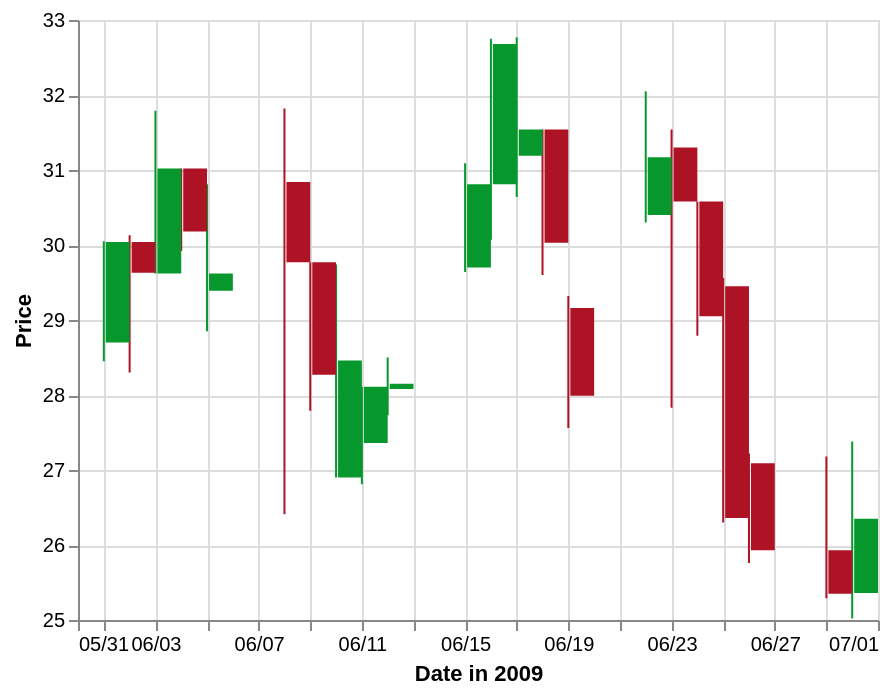

Write a Vega-Lite specification for this figure.
### Vega-Lite specification from a JSON file in a GitHub repository (floating-point values rounded to 4 significant figures)
{"config": {"view": {"height": 300, "width": 400}}, "layer": [{"encoding": {"y": {"scale": {"zero": false}, "field": "low", "type": "quantitative", "axis": {"title": "Price"}}, "x": {"scale": {"domain": [{"date": 31, "month": 5, "year": 2009}, {"date": 1, "month": 7, "year": 2009}]}, "timeUnit": "yearmonthdate", "field": "date", "type": "temporal", "axis": {"title": "Date in 2009", "format": "%m/%d"}}, "color": {"condition": {"test": "datum.open < datum.close", "value": "#06982d"}, "value": "#ae1325"}, "y2": {"field": "high", "type": "quantitative"}}, "data": {"values": [{"close": 30.04, "high": 30.05, "open": 28.7, "low": 28.45, "ret": -4.894, "date": "01-Jun-2009", "signal": "short"}, {"close": 29.63, "high": 30.13, "open": 30.04, "low": 28.3, "ret": -0.3226, "date": "02-Jun-2009", "signal": "short"}, {"close": 31.02, "high": 31.79, "open": 29.62, "low": 29.62, "ret": 3.687, "date": "03-Jun-2009", "signal": "short"}, {"close": 30.18, "high": 31.02, "open": 31.02, "low": 29.92, "ret": 4.51, "date": "04-Jun-2009", "signal": "short"}, {"close": 29.62, "high": 30.81, "open": 29.39, "low": 28.85, "ret": 6.084, "date": "05-Jun-2009", "signal": "short"}, {"close": 29.77, "high": 31.82, "open": 30.84, "low": 26.41, "ret": 1.254, "date": "08-Jun-2009", "signal": "short"}, {"close": 28.27, "high": 29.77, "open": 29.77, "low": 27.79, "ret": -5.024, "date": "09-Jun-2009", "signal": "short"}, {"close": 28.46, "high": 29.74, "open": 26.9, "low": 26.9, "ret": -5.466, "date": "10-Jun-2009", "signal": "short"}, {"close": 28.11, "high": 28.11, "open": 27.36, "low": 26.81, "ret": -8.374, "date": "11-Jun-2009", "signal": "short"}, {"close": 28.15, "high": 28.5, "open": 28.08, "low": 27.73, "ret": -5.528, "date": "12-Jun-2009", "signal": "short"}, {"close": 30.81, "high": 31.09, "open": 29.7, "low": 29.64, "ret": 3.492, "date": "15-Jun-2009", "signal": "long"}, {"close": 32.68, "high": 32.75, "open": 30.81, "low": 30.07, "ret": 0.155, "date": "16-Jun-2009", "signal": "short"}, {"close": 31.54, "high": 32.77, "open": 31.19, "low": 30.64, "ret": 5.828, "date": "17-Jun-2009", "signal": "short"}, {"close": 30.03, "high": 31.54, "open": 31.54, "low": 29.6, "ret": 8.176, "date": "18-Jun-2009", "signal": "short"}, {"close": 27.99, "high": 29.32, "open": 29.16, "low": 27.56, "ret": 8.599, "date": "19-Jun-2009", "signal": "short"}, {"close": 31.17, "high": 32.05, "open": 30.4, "low": 30.3, "ret": 15.49, "date": "22-Jun-2009", "signal": "short"}, {"close": 30.58, "high": 31.54, "open": 31.3, "low": 27.83, "ret": 11.74, "date": "23-Jun-2009", "signal": "short"}, {"close": 29.05, "high": 30.58, "open": 30.58, "low": 28.79, "ret": -10.42, "date": "24-Jun-2009", "signal": "long"}, {"close": 26.36, "high": 29.56, "open": 29.45, "low": 26.3, "ret": 0.0, "date": "25-Jun-2009", "signal": "long"}, {"close": 25.93, "high": 27.22, "open": 27.09, "low": 25.76, "ret": 0.0, "date": "26-Jun-2009", "signal": "long"}, {"close": 25.35, "high": 27.18, "open": 25.93, "low": 25.29, "ret": 5.263, "date": "29-Jun-2009", "signal": "long"}, {"close": 26.35, "high": 27.38, "open": 25.36, "low": 25.02, "ret": 6.738, "date": "30-Jun-2009", "signal": "long"}]}, "mark": "rule"}, {"encoding": {"y": {"field": "open", "type": "quantitative"}, "x": {"timeUnit": "yearmonthdate", "field": "date", "type": "temporal"}, "color": {"condition": {"test": "datum.open < datum.close", "value": "#06982d"}, "value": "#ae1325"}, "y2": {"field": "close", "type": "quantitative"}}, "data": {"values": [{"close": 30.04, "high": 30.05, "open": 28.7, "low": 28.45, "ret": -4.894, "date": "01-Jun-2009", "signal": "short"}, {"close": 29.63, "high": 30.13, "open": 30.04, "low": 28.3, "ret": -0.3226, "date": "02-Jun-2009", "signal": "short"}, {"close": 31.02, "high": 31.79, "open": 29.62, "low": 29.62, "ret": 3.687, "date": "03-Jun-2009", "signal": "short"}, {"close": 30.18, "high": 31.02, "open": 31.02, "low": 29.92, "ret": 4.51, "date": "04-Jun-2009", "signal": "short"}, {"close": 29.62, "high": 30.81, "open": 29.39, "low": 28.85, "ret": 6.084, "date": "05-Jun-2009", "signal": "short"}, {"close": 29.77, "high": 31.82, "open": 30.84, "low": 26.41, "ret": 1.254, "date": "08-Jun-2009", "signal": "short"}, {"close": 28.27, "high": 29.77, "open": 29.77, "low": 27.79, "ret": -5.024, "date": "09-Jun-2009", "signal": "short"}, {"close": 28.46, "high": 29.74, "open": 26.9, "low": 26.9, "ret": -5.466, "date": "10-Jun-2009", "signal": "short"}, {"close": 28.11, "high": 28.11, "open": 27.36, "low": 26.81, "ret": -8.374, "date": "11-Jun-2009", "signal": "short"}, {"close": 28.15, "high": 28.5, "open": 28.08, "low": 27.73, "ret": -5.528, "date": "12-Jun-2009", "signal": "short"}, {"close": 30.81, "high": 31.09, "open": 29.7, "low": 29.64, "ret": 3.492, "date": "15-Jun-2009", "signal": "long"}, {"close": 32.68, "high": 32.75, "open": 30.81, "low": 30.07, "ret": 0.155, "date": "16-Jun-2009", "signal": "short"}, {"close": 31.54, "high": 32.77, "open": 31.19, "low": 30.64, "ret": 5.828, "date": "17-Jun-2009", "signal": "short"}, {"close": 30.03, "high": 31.54, "open": 31.54, "low": 29.6, "ret": 8.176, "date": "18-Jun-2009", "signal": "short"}, {"close": 27.99, "high": 29.32, "open": 29.16, "low": 27.56, "ret": 8.599, "date": "19-Jun-2009", "signal": "short"}, {"close": 31.17, "high": 32.05, "open": 30.4, "low": 30.3, "ret": 15.49, "date": "22-Jun-2009", "signal": "short"}, {"close": 30.58, "high": 31.54, "open": 31.3, "low": 27.83, "ret": 11.74, "date": "23-Jun-2009", "signal": "short"}, {"close": 29.05, "high": 30.58, "open": 30.58, "low": 28.79, "ret": -10.42, "date": "24-Jun-2009", "signal": "long"}, {"close": 26.36, "high": 29.56, "open": 29.45, "low": 26.3, "ret": 0.0, "date": "25-Jun-2009", "signal": "long"}, {"close": 25.93, "high": 27.22, "open": 27.09, "low": 25.76, "ret": 0.0, "date": "26-Jun-2009", "signal": "long"}, {"close": 25.35, "high": 27.18, "open": 25.93, "low": 25.29, "ret": 5.263, "date": "29-Jun-2009", "signal": "long"}, {"close": 26.35, "high": 27.38, "open": 25.36, "low": 25.02, "ret": 6.738, "date": "30-Jun-2009", "signal": "long"}]}, "mark": "bar"}], "$schema": "https://vega.github.io/schema/vega-lite/v2.4.1.json"}
